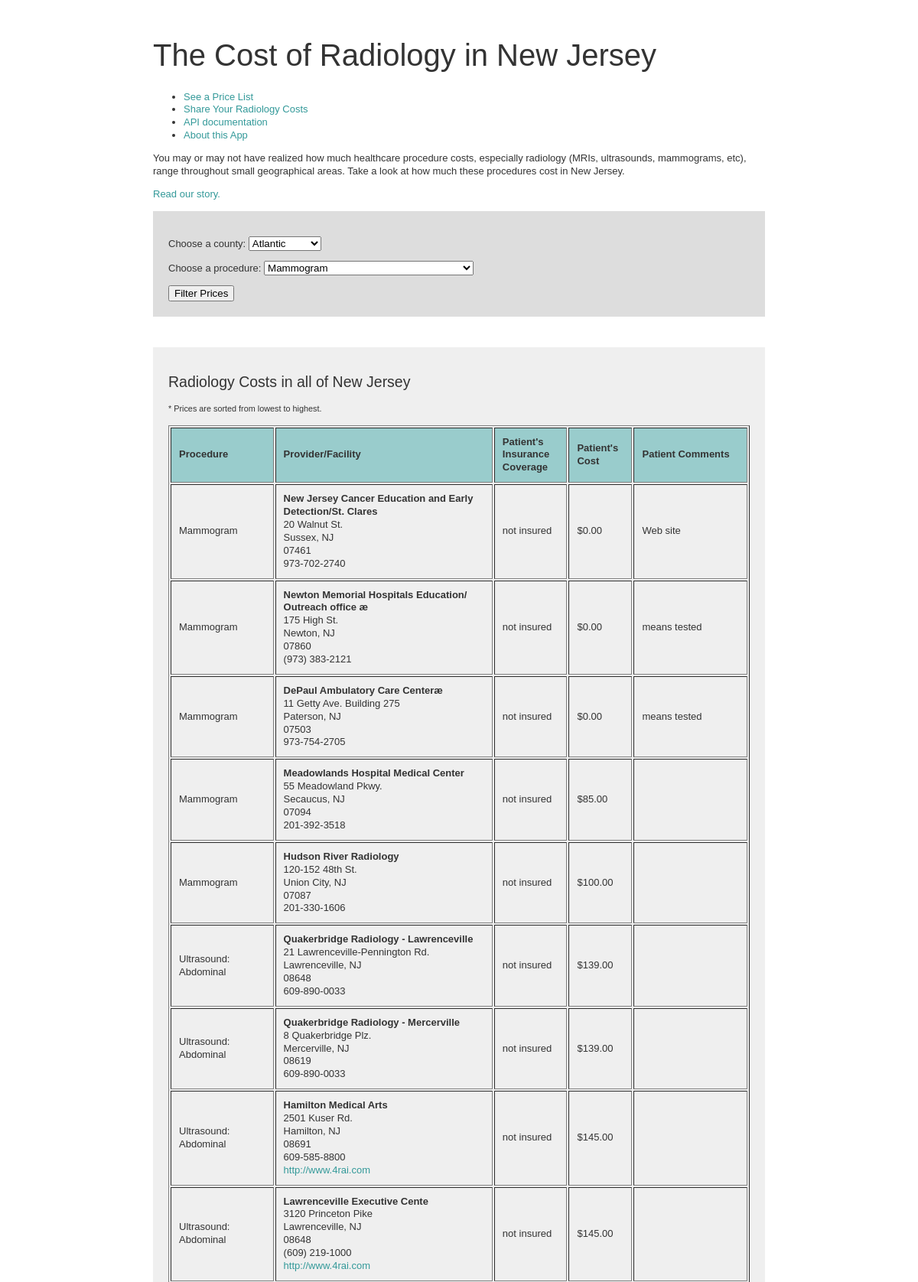
The page / (upper part) on the database its author committed.
### tables this page shows
CREATE TABLE IF NOT EXISTS `prices` (
  `ID` int(11) NOT NULL AUTO_INCREMENT,
  `procedureID` int(11) NOT NULL,
  `facilityID` int(11) NOT NULL,
  `insuranceID` int(11) NOT NULL,
  `sourceID` int(11) NOT NULL,
  `cost` decimal(10,2) NOT NULL,
  `comments` longtext NOT NULL,
  `entryDate` date NOT NULL,
  `IP` varchar(20) NOT NULL,
  PRIMARY KEY (`ID`)
);

CREATE TABLE IF NOT EXISTS `procedures` (
  `ID` int(11) NOT NULL AUTO_INCREMENT,
  `name` varchar(50) NOT NULL,
  PRIMARY KEY (`ID`)
);

CREATE TABLE IF NOT EXISTS `facilities` (
  `ID` int(11) NOT NULL AUTO_INCREMENT,
  `name` varchar(80) NOT NULL,
  `address` varchar(80) NOT NULL,
  `city` varchar(50) NOT NULL,
  `state` varchar(2) NOT NULL,
  `zip` varchar(11) NOT NULL,
  `phone` varchar(20) NOT NULL,
  `website` varchar(100) NOT NULL,
  `lat` float(10,6) NOT NULL,
  `lng` float(10,6) NOT NULL,
  PRIMARY KEY (`ID`)
);

CREATE TABLE IF NOT EXISTS `insurance` (
  `ID` int(11) NOT NULL AUTO_INCREMENT,
  `name` varchar(50) NOT NULL,
  PRIMARY KEY (`ID`)
);

### index.php (the view, shortened to what this page needs)
<?php
include "functions.php";
if( function_exists( $_GET['show'] ) ){
	$_GET['show']();
}
else { ?>
<!DOCTYPE html>
<html>
<head>
	<link rel="stylesheet" href="style.css" type="text/css" media="screen">
</head>
<body>
<div id="container">
	<div id="header">
		<h1>The Cost of Radiology in New Jersey</h1>
		<ul id="navigation">
			<li><a href="#filter">See a Price List</a></li>
			<li><a href="#crowdsource">Share Your Radiology Costs</a></li>
			<li><a href="#api">API documentation</a></li>
			<li><a href="#about">About this App</a></li>
		</ul>
		<p>You may or may not have realized how much healthcare procedure costs, especially radiology (MRIs, ultrasounds, mammograms, etc), range throughout small geographical areas. Take a look at how much these procedures cost in New Jersey.</p>
		<p><a href="HJLadiesNightassets.pdf">Read our story.</a></p>
	</div>
		<?php
			$procedureFilter = "Radiology";
			$countyFilter = "all of New Jersey";
		?>
	<div id="filter">
		<form id="filter-prices" method="post">
			<p>
				<label for="county">Choose a county: </label>
				<select name="county">
					<?php getDropdownCounties(); ?>
				</select>
			</p>
			<p>
				<label for="procedure">Choose a procedure: </label>
				<select name="procedure">
					<?php getDropdownProcedures(); ?>
				</select>
			</p>
			<input type="submit" name="filter" value="Filter Prices" />
		</form>
	</div>
	<div id="pricelist" class="section">
		<h2><?php echo $procedureFilter; ?> Costs in <?php echo $countyFilter; ?></h2>
		<?php
			$prices = mysql_query("SELECT * FROM prices ORDER BY cost");
			$count = mysql_num_rows($prices);
			if ($count != 0) {
				echo '<p><small>* Prices are sorted from lowest to highest.</small><p>';
				echo '<table border="1" cellpadding="10">
						<thead>
							<td>Procedure</td>
							<td>Provider/Facility</td>
							<td>Patient\'s Insurance<br /> Coverage</td>
							<td>Patient\'s Cost</td>
							<td>Patient Comments</td>
						</thead>';
				while ( $row = mysql_fetch_array($prices)) {
					$procedureID = $row['procedureID'];
					$facilityID = $row['facilityID'];
					$insuranceID = $row['insuranceID'];
					$cost = $row['cost'];
					$comments = $row['comments'];
					$facility = getFacility($facilityID);
					$facilityName = $facility['name'];
					$facilityAddress = $facility['address'];
					$facilityCity = $facility['city'];
					$facilityState = $facility['state'];
					$facilityZip = $facility['zip'];
					$facilityPhone = $facility['phone'];
					$facilityWebsite = $facility['website'];
					$thisCountyID = getCounty($facilityCity);
					if ( $_POST['submitted'] == "filter") {
						if ( $procedureID == $_POST['procedure'] && $thisCountyID == $_POST['county'] ) {
								echo '<tr>
										<td>' . getName($procedureID, "procedures") . '</td>';
								echo   '<td>
											<li><strong>' . $facilityName . '</strong></li>
											<li>' . $facilityAddress . '</li>
											<li>' . $facilityCity . ', ' . $facilityState . '</li>
											<li>' . $facilityZip . '</li>
											<li>' . $facilityPhone . '</li>
											<li><a href="' . $facilityWebsite . '">' . $facilityWebsite . '</a></li>
									    </td>';
								echo   '<td>' . getName($insuranceID, "insurance") . '</td>
										<td>$' . $cost . '</td>
										<td>' . $comments . '</td>
									  </tr>';
							$printedCount++;
						}
						else {  }
					}
					else {
						echo '<tr>
								<td>' . getName($procedureID, "procedures") . '</td>';
						echo   '<td>
									<li><strong>' . $facilityName . '</strong></li>
									<li>' . $facilityAddress . '</li>
									<li>' . $facilityCity . ', ' . $facilityState . '</li>
									<li>' . $facilityZip . '</li>
									<li>' . $facilityPhone . '</li>
									<li><a href="' . $facilityWebsite . '">' . $facilityWebsite . '</a></li>
							    </td>';
						echo   '<td>' . getName($insuranceID, "insurance") . '</td>
								<td>$' . $cost . '</td>
								<td>' . $comments . '</td>
							  </tr>';
						$printedCount++;
					}
				}
				echo '</table>';
			} else echo "No prices available. Share yours!";
		?>
	</div>
</div>
</body>
</html>
<?php }  ?>

### functions.php (shortened to what this page needs)
<?php
function getName($id, $table) {
	$list = mysql_query("SELECT * FROM $table WHERE `ID` = $id");
	$count = mysql_num_rows($list);
	if ($count == 1) {
		while ( $row = mysql_fetch_array($list)) {
			$name = $row['name'];
		}
	}
	else echo "multiple id error - procedures";
	return $name;
}
function getFacility($id) {
	$facilities = mysql_query("SELECT * FROM facilities WHERE `ID` = $id");
	$count = mysql_num_rows($facilities);
	if ($count == 1) {
		while ( $row = mysql_fetch_array($facilities)) {
			$name = $row['name'];
			$address = $row['address'];
			$city = $row['city'];
			$state = $row['state'];
			$zip = $row['zip'];
			$phone = $row['phone'];
			$website = $row['website'];
		}
		$facility = array(
			"name" => $name,
			"address" => $address,
			"city" => $city,
			"state" => $state,
			"zip" => $zip,
			"phone" => $phone,
			"website" => $website
    	);
	}
	else echo "multiple id error - " . $count . "facilities";
	return $facility;
}
function getDropdownProcedures() {
	$procedures = mysql_query("SELECT * FROM procedures");
	$count = mysql_num_rows($procedures);
	if ($count != 0) {
		while ( $row = mysql_fetch_array($procedures)) {
			$id = $row['ID'];
			$name = $row['name'];
			echo '<option value="' . $id . '">' . $name . '</option>';
		}
	}
	else echo "no data error - procedures";
}
function getDropdownCounties() {
	$counties = mysql_query("SELECT * FROM counties");
	$count = mysql_num_rows($counties);
	if ($count != 0) {
		while ( $row = mysql_fetch_array($counties)) {
			$id = $row['id'];
			$name = $row['name'];
			echo '<option value="' . $id . '">' . $name . '</option>';
		}
	}
	else echo "no data error - counties";
}
?>

### style.css (style rules this page uses)
body { color: #333; }
a { color: #339999; }
body, input { font-family: "Helvetica", helvetica, "Helvetica Neue", arial, sans-serif; line-height: 1.3; }
ul li, p, em, div { font-size: 13px; }
h1, h2 { font-weight: normal; line-height: 1em; }
h1 { font-size: 40px; }
a { text-decoration: none; }
body { padding: 10px 0 40px; margin: 0; }
div#container { margin: 10px auto; width: 800px; padding: 5px 20px; text-align: left; }
.section { margin: 40px 0; }
form { background: #ddd; padding: 20px; }
#pricelist { background: #efefef; padding: 20px; }
#pricelist li { list-style: none; }
#pricelist thead { background: #99cccc; font-weight: bold; }

### rows shown on the page
prices: procedureID.name "Mammogram", facilityID.name "New Jersey Cancer Education and Early Detection/St. Clares", facilityID.address "20 Walnut St.", facilityID.city "Sussex", facilityID.state "NJ", facilityID.zip "07461", facilityID.phone "973-702-2740", insuranceID.name "not insured", cost "0.00", comments "Web site"
prices: procedureID.name "Mammogram", facilityID.name "Newton Memorial Hospitals Education/ Outreach office æ", facilityID.address "175 High St.", facilityID.city "Newton", facilityID.state "NJ", facilityID.zip "07860", facilityID.phone "(973) 383-2121", insuranceID.name "not insured", cost "0.00", comments "means tested"
prices: procedureID.name "Mammogram", facilityID.name "DePaul Ambulatory Care Centeræ", facilityID.address "11 Getty Ave. Building 275", facilityID.city "Paterson", facilityID.state "NJ", facilityID.zip "07503", facilityID.phone "973-754-2705", insuranceID.name "not insured", cost "0.00", comments "means tested"
prices: procedureID.name "Mammogram", facilityID.name "Meadowlands Hospital Medical Center", facilityID.address "55 Meadowland Pkwy.", facilityID.city "Secaucus", facilityID.state "NJ", facilityID.zip "07094", facilityID.phone "201-392-3518", insuranceID.name "not insured", cost "85.00"
prices: procedureID.name "Mammogram", facilityID.name "Hudson River Radiology", facilityID.address "120-152 48th St.", facilityID.city "Union City", facilityID.state "NJ", facilityID.zip "07087", facilityID.phone "201-330-1606", insuranceID.name "not insured", cost "100.00"
prices: procedureID.name "Ultrasound: Abdominal", facilityID.name "Quakerbridge Radiology - Lawrenceville", facilityID.address "21 Lawrenceville-Pennington Rd.", facilityID.city "Lawrenceville", facilityID.state "NJ", facilityID.zip "08648", facilityID.phone "609-890-0033", insuranceID.name "not insured", cost "139.00"
prices: procedureID.name "Ultrasound: Abdominal", facilityID.name "Quakerbridge Radiology - Mercerville", facilityID.address "8 Quakerbridge Plz.", facilityID.city "Mercerville", facilityID.state "NJ", facilityID.zip "08619", facilityID.phone "609-890-0033", insuranceID.name "not insured", cost "139.00"
prices: procedureID.name "Ultrasound: Abdominal", facilityID.name "Hamilton Medical Arts", facilityID.address "2501 Kuser Rd.", facilityID.city "Hamilton", facilityID.state "NJ", facilityID.zip "08691", facilityID.phone "609-585-8800", facilityID.website "http://www.4rai.com", insuranceID.name "not insured", cost "145.00"
prices: procedureID.name "Ultrasound: Abdominal", facilityID.name "Lawrenceville Executive Cente", facilityID.address "3120 Princeton Pike", facilityID.city "Lawrenceville", facilityID.state "NJ", facilityID.zip "08648", facilityID.phone "(609) 219-1000", facilityID.website "http://www.4rai.com", insuranceID.name "not insured", cost "145.00"

### other values the page prints
$procedureFilter "Radiology"
$countyFilter "all of New Jersey"
form field county "Atlantic"
form field procedure "Mammogram"
